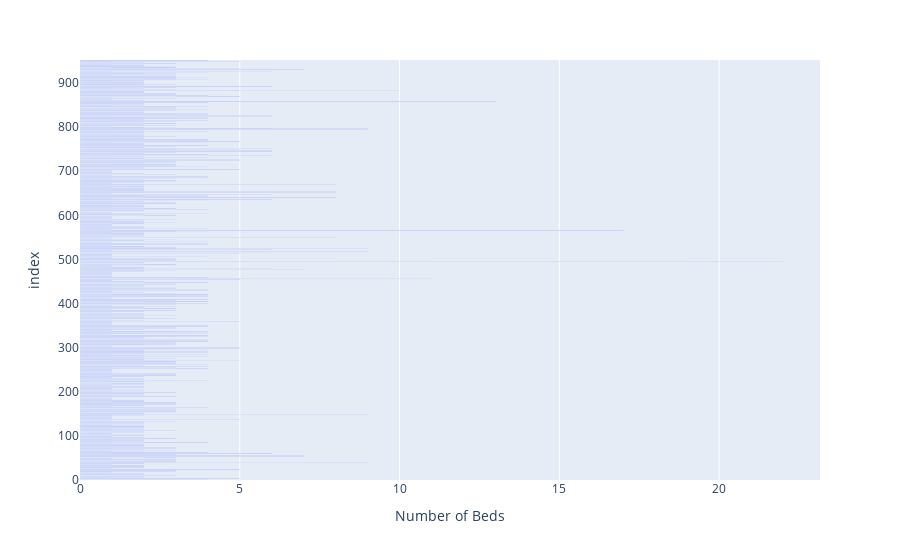

Notebook source saved alongside this figure:
### Code cell
import plotly.express as px
fig = px.bar(df, x='Number of Beds')
fig.show()

### Figure 1 — Plotly figure (JSON) as saved in the notebook; plotly's stock layout.template omitted (floating-point values rounded to 4 significant figures; data arrays with more than 128 entries replaced by an {"elided": "..."} marker saying what was removed)
{"data": [{"alignmentgroup": "True", "hovertemplate": "Number of Beds=%{x}<br>index=%{y}<extra></extra>", "legendgroup": "", "marker": {"color": "#636efa", "pattern": {"shape": ""}}, "name": "", "offsetgroup": "", "orientation": "h", "showlegend": false, "textposition": "auto", "type": "bar", "x": {"elided": "953 int values"}, "xaxis": "x", "y": {"elided": "953 int values"}, "yaxis": "y"}], "layout": {"barmode": "relative", "legend": {"tracegroupgap": 0}, "margin": {"t": 60}, "xaxis": {"anchor": "y", "domain": [0, 1], "title": {"text": "Number of Beds"}}, "yaxis": {"anchor": "x", "domain": [0, 1], "title": {"text": "index"}}}}
